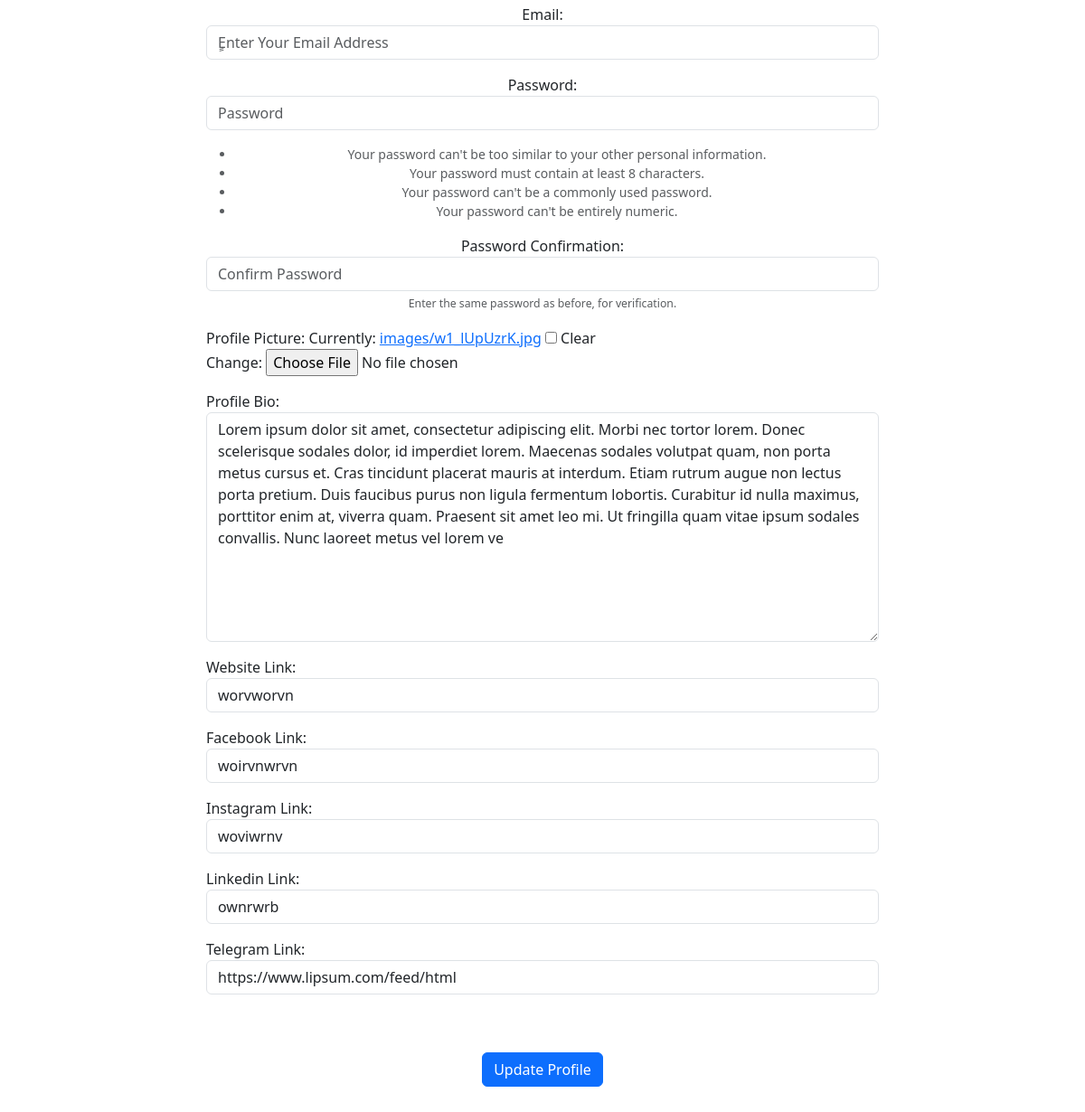
The page /update_user/ (signed in, lower part) on the database as committed earlier.
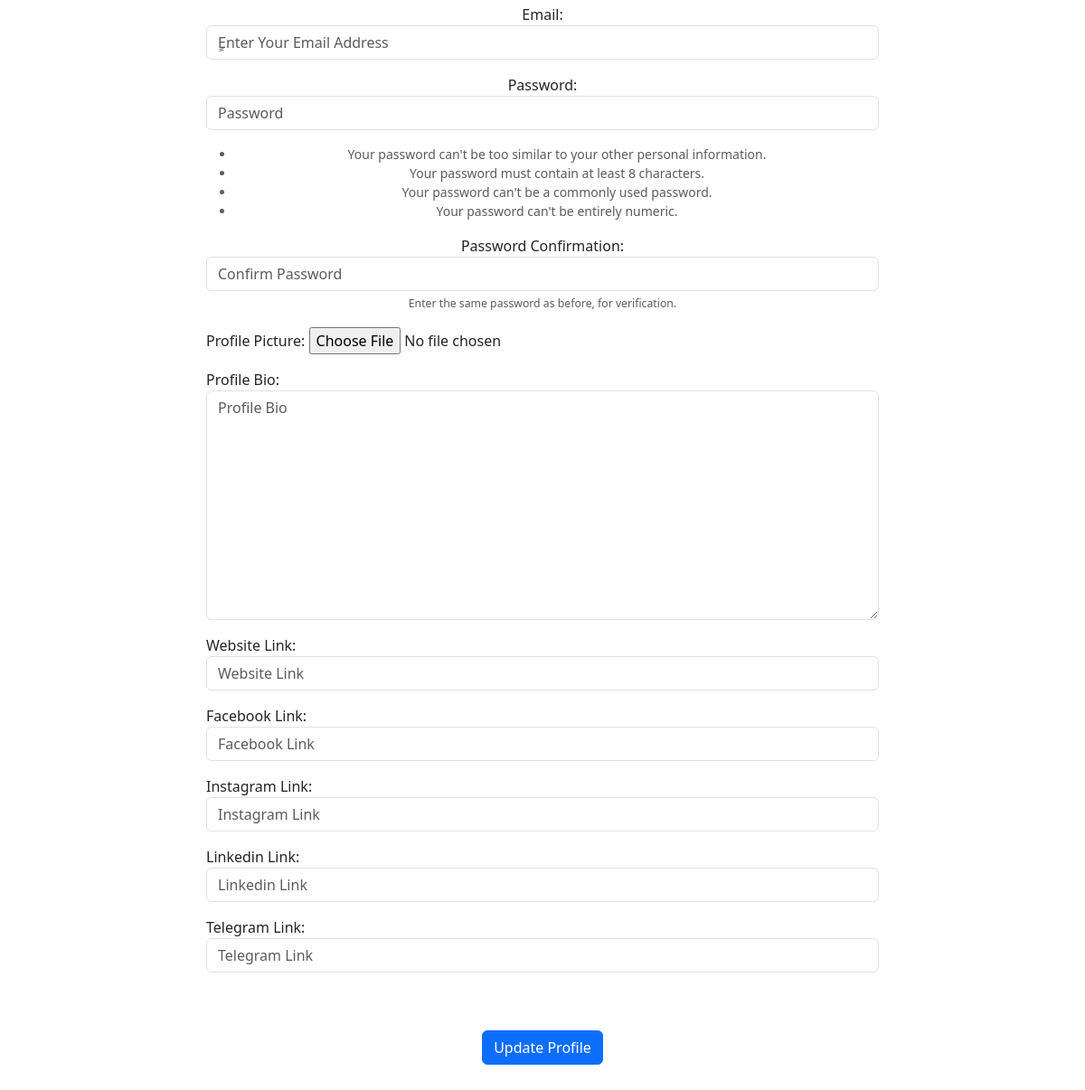
The same page on the database as committed later.
### twitter/models.py (models this page shows, shortened)
class Profile(models.Model):
    user = models.OneToOneField(User, on_delete=models.CASCADE)
    follows = models.ManyToManyField('self',
                                     related_name='followed_by',
                                     symmetrical=False,
                                     blank=True
                                     )
    date_modified = models.DateTimeField(User, auto_now=True)
    profile_image = models.ImageField(null=True, blank=True, upload_to='images/')
    profile_bio = models.CharField(null=True, blank=True, max_length=500)
    homepage_link = models.CharField(null=True, blank=True, max_length=100)
    facebook_link = models.CharField(null=True, blank=True, max_length=100)
    instagram_link = models.CharField(null=True, blank=True, max_length=100)
    linkedin_link = models.CharField(null=True, blank=True, max_length=100)
    telegram_link = models.CharField(null=True, blank=True, max_length=100)

### twitter/views.py (the view)
# urls.py: path('update_user/', views.update_user, name='update_user'),
def update_user(request):
    if request.user.is_authenticated:
        current_user = User.objects.get(id=request.user.id)
        profile_user = Profile.objects.get(user__id=request.user.id)
        user_form = SignUpForm(request.POST or None, request.FILES or None, instance=current_user)
        profile_form = ProfilePicForm(request.POST or None, request.FILES or None, instance=profile_user)
        if user_form.is_valid() and profile_form.is_valid():
            user_form.save()
            profile_form.save()
            login(request, current_user)
            messages.success(request, "Your profile has been updated")
            return redirect('home')
        return render(request, "update_user.html", {'user_form': user_form, 'profile_form': profile_form})
    else:
        messages.error(request, "You must be logged in to access this page")
        return redirect('home')

### twitter/templates/update_user.html (shortened to what this page needs)
{% extends 'base.html' %}
{% block content %}
<div align="center">
    <div class="col-lg-8 col-ld-8 col-sm-8 col-12">
        <br/>
        <form method="POST" action="" enctype="multipart/form-data">
            {{ user_form.as_p }}
            <div align="left">
                {{ profile_form.as_p }}
            </div>
            <br><br>
            <button type="submit" class="btn btn-primary">Update Profile</button>
        </form>
    </div>
    <br><br>
</div>
{% endblock %}

Rows that differ between the two databases and show on the page:
changed Profile: profile_bio "Lorem ipsum dolor sit amet, consectetur adipiscing elit. Morbi nec tortor lorem. Donec scelerisque sodales dolor, id imperdiet lorem. Maecenas sodales volutpat quam, non porta metus cursus et. Cras tincidunt placerat mauris at interdum. Etiam rutrum augue non lectus porta pretium. Duis faucibus purus non ligula fermentum lobortis. Curabitur id nulla maximus, porttitor enim at, viverra quam. Praesent sit amet leo mi. Ut fringilla quam vitae ipsum sodales convallis. Nunc laoreet metus vel lorem ve" → (not shown); homepage_link "worvworvn" → (not shown); facebook_link "woirvnwrvn" → (not shown); instagram_link "woviwrnv" → (not shown); linkedin_link "ownrwrb" → (not shown); telegram_link "https://www.lipsum.com/feed/html" → (not shown)
Other text that changed with them:
form field as_p: "☐" → (not shown)
text no longer shown: "Profile Picture: Currently: images/w1_lUpUzrK.jpg Clear Change: Profile Bio: Website Link: Facebook Link: Instagram Link: Linkedin Link: Telegram Link:"
text now shown: "Profile Picture: Profile Bio: Website Link: Facebook Link: Instagram Link: Linkedin Link: Telegram Link:"
